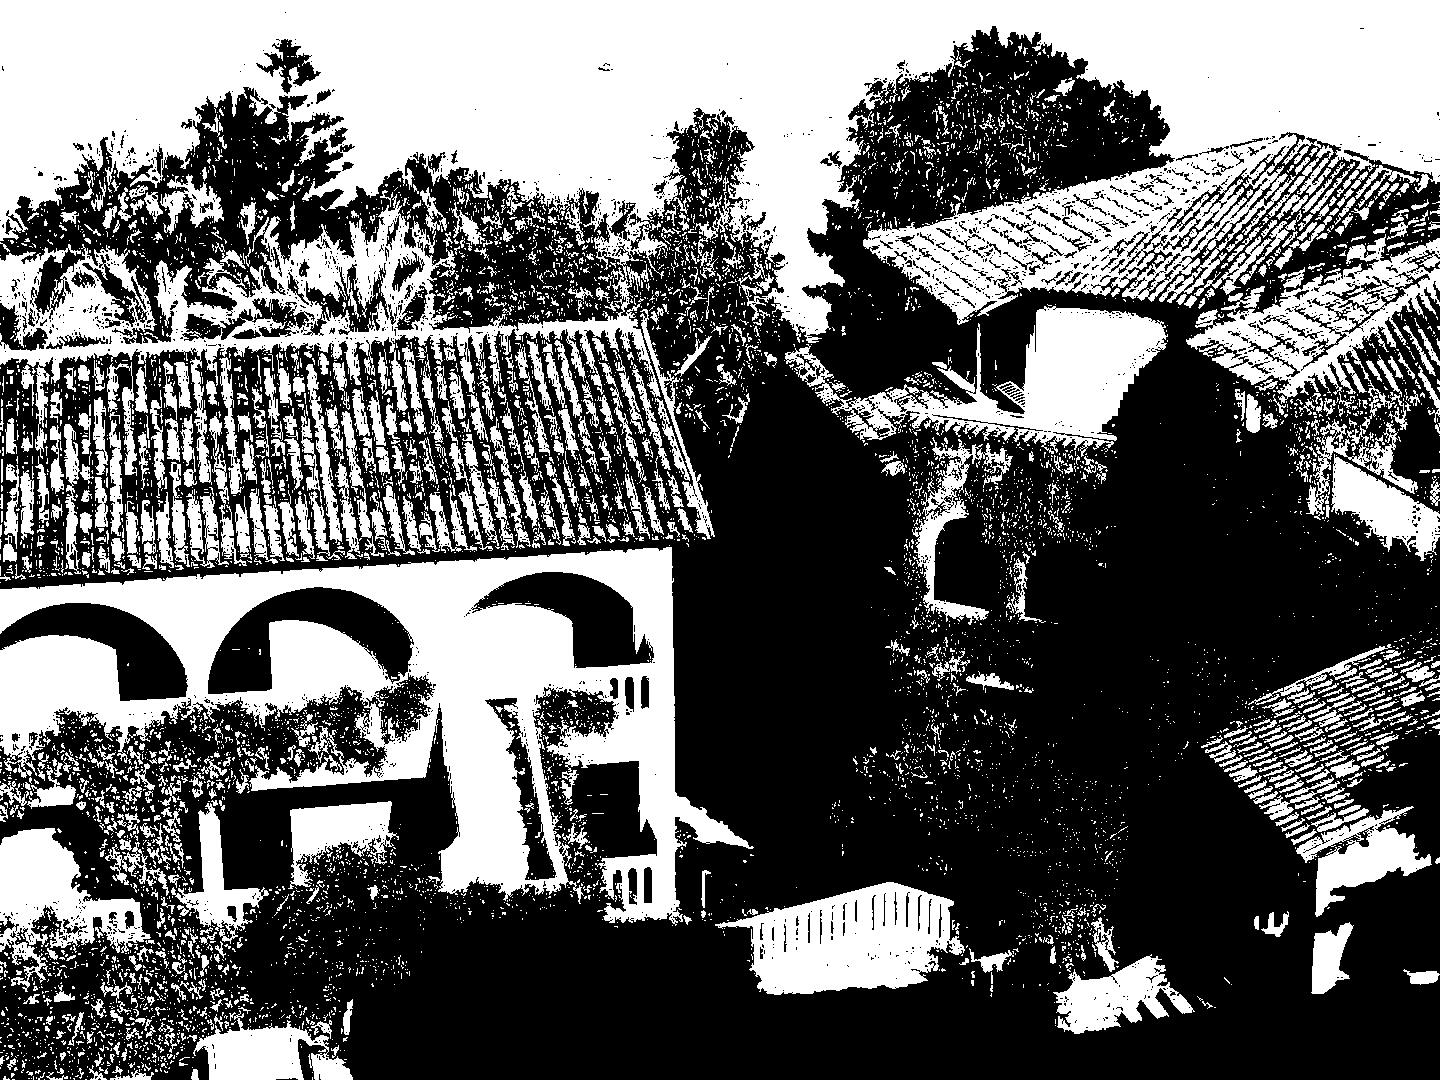

Write the Python code that produced this figure.
import random
from PIL import Image, ImageDraw #Подключим необходимые библиотеки

image = Image.open("../roof.jpg") #Открываем изображение
draw = ImageDraw.Draw(image) #Создаем инструмент для рисования
width  = image.size[0] #Определяем ширину
height = image.size[1] #Определяем высоту
pix = image.load() #Выгружаем значения пикселей
for x in range(width):
        for y in range(height):
                r = pix[x, y][0]
                g = pix[x, y][1]
                b = pix[x, y][2]
                res = round((r + 6*g + 3*b)/10)
                if res > 110:
                    draw.point((x, y), (255, 255, 255))
                else:
                    draw.point((x, y), (0, 0, 0))
image.show()
del draw
